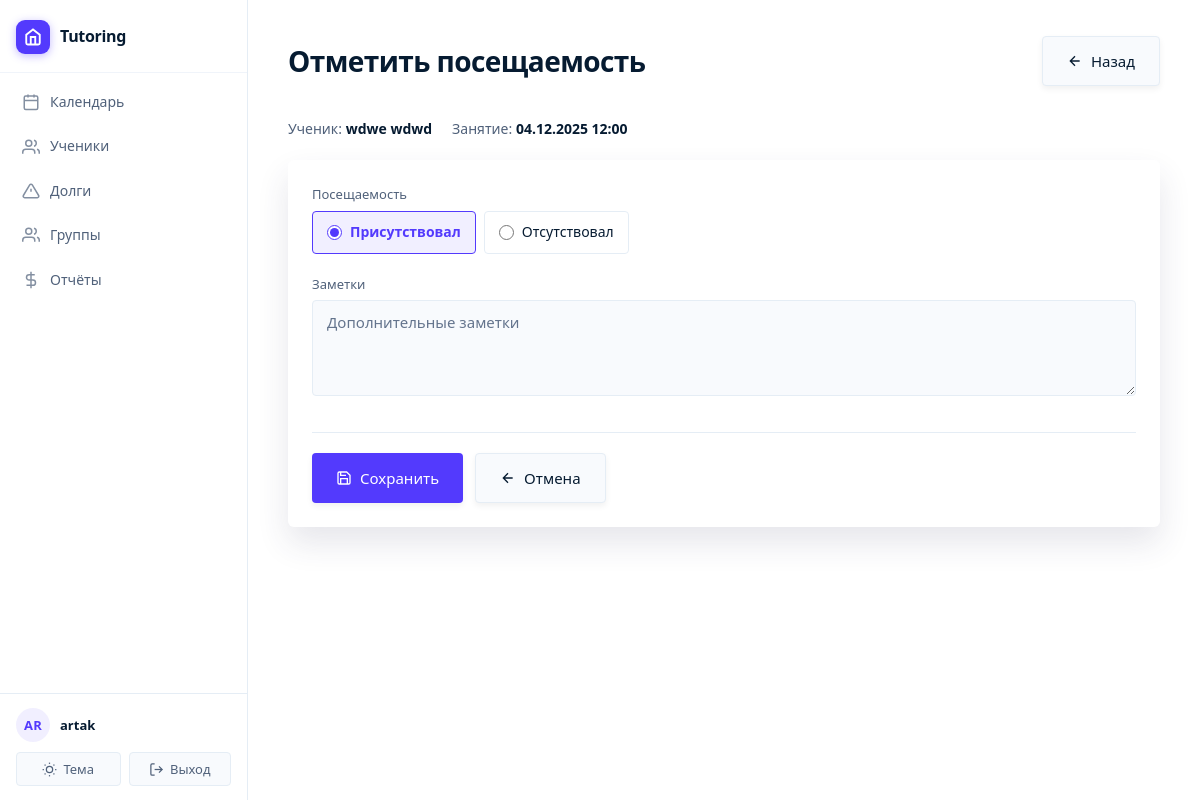
The app's page /lesson/14/attendance/14/ (signed in) with its own data.
### main/models.py (models this page shows, shortened)
class Student(models.Model):
    tutor = models.ForeignKey(Tutor, on_delete=models.CASCADE, related_name='students', verbose_name='Репетитор')
    groups = models.ManyToManyField(StudentGroup, related_name='students', blank=True, verbose_name='Группы')
    first_name = models.CharField(max_length=100, verbose_name='Имя')
    last_name = models.CharField(max_length=100, verbose_name='Фамилия')
    phone = models.CharField(max_length=20, blank=True, null=True, verbose_name='Телефон')
    telegram = models.CharField(max_length=20, blank=True, null=True, verbose_name='Телеграм')
    created_at = models.DateTimeField(auto_now_add=True, verbose_name='Дата создания')
    updated_at = models.DateTimeField(auto_now=True, verbose_name='Дата обновления')
    grade = models.CharField(max_length=10, blank=True, null=True, verbose_name='Класс')
    notes = models.TextField(blank=True, verbose_name='Заметки')
    is_active = models.BooleanField(default=True, verbose_name='Активен')
    default_price = models.DecimalField(
        max_digits=10,
        decimal_places=2,
        null=True,
        blank=True,
        verbose_name='Цена по умолчанию'
    )
    prepaid_balance = models.DecimalField(
        max_digits=10,
        decimal_places=2,
        default=Decimal('0.00'),
        verbose_name='Баланс предоплаты'
    )
    class Meta:
        verbose_name = 'Ученик'
        verbose_name_plural = 'Ученики'
        ordering = ['last_name', 'first_name']
    def __str__(self):
        return f"{self.last_name} {self.first_name}"

class Lesson(models.Model):
    STATUS_CHOICES = [
        ('scheduled', 'Запланировано'),
        ('cancelled', 'Отменено'),
    ]
    CANCELLATION_REASON_CHOICES = [
        ('air_alert', 'Воздушная тревога / атака БПЛ'),
        ('student_sick', 'Ученик заболел'),
        ('tutor_sick', 'Репетитор заболел'),
        ('student_request', 'Просьба ученика'),
        ('rescheduled', 'Перенос'),
        ('other', 'Другое'),
    ]
    tutor = models.ForeignKey(Tutor, on_delete=models.CASCADE, related_name='lessons', verbose_name='Репетитор')
    students = models.ManyToManyField(Student, related_name='lessons', verbose_name='Ученики')
    date = models.DateField(verbose_name='Дата')
    time = models.TimeField(verbose_name='Время')
    duration = models.IntegerField(default=60, validators=[MinValueValidator(1)], verbose_name='Длительность (минуты)')
    lesson_price = models.DecimalField(max_digits=10, decimal_places=2, default=Decimal('0.00'), validators=[MinValueValidator(Decimal('0.00'))], verbose_name='Стоимость занятия (за одного ученика)')
    subject = models.CharField(max_length=200, blank=True, verbose_name='Предмет/Тема')
    notes = models.TextField(blank=True, verbose_name='Заметки')
    created_at = models.DateTimeField(auto_now_add=True, verbose_name='Дата создания')
    updated_at = models.DateTimeField(auto_now=True, verbose_name='Дата обновления')
    status = models.CharField(max_length=20, choices=STATUS_CHOICES, default='scheduled', verbose_name='Статус')
    cancellation_reason = models.CharField(max_length=30, choices=CANCELLATION_REASON_CHOICES, blank=True, verbose_name='Причина отмены')
    cancellation_note = models.TextField(blank=True, verbose_name='Заметка об отмене')
    class Meta:
        verbose_name = 'Занятие'
        verbose_name_plural = 'Занятия'
        ordering = ['-date', '-time']

### main/views.py (the view)
# urls.py: path('lesson/<int:lesson_pk>/attendance/<int:student_pk>/', views.mark_attendance, name='mark_attendance'),
@login_required
def mark_attendance(request, lesson_pk, student_pk):
    tutor = get_tutor(request)
    if not tutor:
        messages.error(request, 'Профиль репетитора не найден.')
        return redirect('calendar')
    lesson = get_object_or_404(Lesson, pk=lesson_pk, tutor=tutor)
    student = get_object_or_404(Student, pk=student_pk, tutor=tutor)
    if student not in lesson.students.all():
        messages.error(request, 'Этот ученик не назначен на данное занятие.')
        return redirect('lesson_detail', pk=lesson_pk)
    try:
        attendance = Attendance.objects.get(lesson=lesson, student=student)
        is_new = False
    except Attendance.DoesNotExist:
        attendance = None
        is_new = True
    if request.method == 'POST':
        if is_new:
            form = AttendanceForm(request.POST)
            if form.is_valid():
                attendance = form.save(commit=False)
                attendance.lesson = lesson
                attendance.student = student
                attendance.save()
                if attendance.status == 'present':
                    student.try_auto_pay_lesson(lesson)
                elif attendance.status == 'absent':
                    payments_to_delete = Payment.objects.filter(lesson=lesson, student=student)
                    if payments_to_delete.exists():
                        payments_to_delete.delete()
                        messages.info(request, f'Оплаты за занятие удалены, так как ученик отсутствовал.')
                messages.success(request, f'Посещаемость для {student} отмечена.')
                return redirect('lesson_detail', pk=lesson_pk)
        else:
            previous_status = attendance.status
            form = AttendanceForm(request.POST, instance=attendance)
            if form.is_valid():
                updated_attendance = form.save()
                if updated_attendance.status == 'present':
                    student.try_auto_pay_lesson(lesson)
                elif previous_status == 'present' and updated_attendance.status != 'present':
                    student.refund_balance_payment_for_lesson(lesson)
                    payments_to_delete = Payment.objects.filter(lesson=lesson, student=student)
                    if payments_to_delete.exists():
                        payments_to_delete.delete()
                        messages.info(request, f'Оплаты за занятие удалены, так как ученик отсутствовал.')
                messages.success(request, f'Посещаемость для {student} обновлена.')
                return redirect('lesson_detail', pk=lesson_pk)
    else:
        if is_new:
            form = AttendanceForm(initial={'status': 'present'})
        else:
            form = AttendanceForm(instance=attendance)
    return render(request, 'main/mark_attendance.html', {
        'form': form,
        'lesson': lesson,
        'student': student,
        'attendance': attendance,
        'is_new': is_new
    })

### main/templates/main/mark_attendance.html (shortened to what this page needs)
{% extends 'main/base.html' %}
{% block content %}
<div class="page-header">
    <h1>Отметить посещаемость</h1>
    <div class="page-actions">
        <a href="{% url 'lesson_detail' lesson.pk %}" class="btn btn-secondary">
            <svg width="16" height="16" viewBox="0 0 24 24" fill="none" stroke="currentColor" stroke-width="2">
                <path d="M19 12H5M12 19l-7-7 7-7"/>
            </svg>
            Назад
        </a>
    </div>
</div>
<div class="form-meta">
    <span>Ученик: <strong>{{ student }}</strong></span>
    <span>Занятие: <strong>{{ lesson.date|date:"d.m.Y" }} {{ lesson.time|time:"H:i" }}</strong></span>
</div>
<div class="card">
<form method="post">
    <div class="form-group">
        <label class="form-label">{{ form.status.label }}</label>
        <div class="radio-group">
            {% for radio in form.status %}
                <label class="radio-option" for="{{ radio.id_for_label }}">
                    {{ radio.tag }}
                    <span>{{ radio.choice_label }}</span>
                </label>
            {% endfor %}
        </div>
    </div>
    <div class="form-group">
        <label class="form-label" for="{{ form.notes.id_for_label }}">{{ form.notes.label }}</label>
        {{ form.notes }}
    </div>
    <div class="form-actions">
        <button type="submit" class="btn">
            <svg width="16" height="16" viewBox="0 0 24 24" fill="none" stroke="currentColor" stroke-width="2">
                <path d="M19 21H5a2 2 0 0 1-2-2V5a2 2 0 0 1 2-2h11l5 5v11a2 2 0 0 1-2 2z"/>
                <polyline points="17 21 17 13 7 13 7 21"/>
                <polyline points="7 3 7 8 15 8"/>
            </svg>
            Сохранить
        </button>
        <a href="{% url 'lesson_detail' lesson.pk %}" class="btn btn-secondary">
            <svg width="16" height="16" viewBox="0 0 24 24" fill="none" stroke="currentColor" stroke-width="2">
                <path d="M19 12H5M12 19l-7-7 7-7"/>
            </svg>
            Отмена
        </a>
    </div>
</form>
</div>
{% endblock %}

### main/templates/main/base.html (shortened to what this page needs)
{% load static %}
<!DOCTYPE html>
<html lang="ru">
<head>
    <link rel="stylesheet" href="{% static 'css/main.css' %}">
</head>
<body>
    <div class="app-layout">
        <aside class="sidebar" id="sidebar">
            <div class="sidebar-header">
                <a href="{% url 'calendar' %}" class="sidebar-logo">
                    <div class="sidebar-logo-mark">
                        <svg viewBox="0 0 24 24" fill="none" stroke="currentColor" stroke-width="2.5">
                            <path d="M3 9l9-7 9 7v11a2 2 0 0 1-2 2H5a2 2 0 0 1-2-2z"/>
                            <polyline points="9 22 9 12 15 12 15 22"/>
                        </svg>
                    </div>
                    <span class="sidebar-logo-text">Tutoring</span>
                </a>
            </div>
            <div class="sidebar-main">
                {% if user.is_authenticated %}
                    <nav class="sidebar-nav">
                        <a href="{% url 'calendar' %}" {% if request.resolver_match.url_name == 'calendar' %}class="active"{% endif %}>
                            <svg viewBox="0 0 24 24" fill="none" stroke="currentColor" stroke-width="2">
                                <rect x="3" y="4" width="18" height="18" rx="2" ry="2"/>
                                <line x1="16" y1="2" x2="16" y2="6"/>
                                <line x1="8" y1="2" x2="8" y2="6"/>
                                <line x1="3" y1="10" x2="21" y2="10"/>
                            </svg>
                            <span>Календарь</span>
                        </a>
                        <a href="{% url 'student_list' %}" >
                            <svg viewBox="0 0 24 24" fill="none" stroke="currentColor" stroke-width="2">
                                <path d="M17 21v-2a4 4 0 0 0-4-4H5a4 4 0 0 0-4 4v2"/>
                                <circle cx="9" cy="7" r="4"/>
                                <path d="M23 21v-2a4 4 0 0 0-3-3.87M16 3.13a4 4 0 0 1 0 7.75"/>
                            </svg>
                            <span>Ученики</span>
                        </a>
                        <a href="{% url 'students_debt_list' %}" {% if request.resolver_match.url_name == 'students_debt_list' %}class="active"{% endif %}>
                            <svg viewBox="0 0 24 24" fill="none" stroke="currentColor" stroke-width="2">
                                <path d="M10.29 3.86L1.82 18a2 2 0 0 0 1.71 3h16.94a2 2 0 0 0 1.71-3L13.71 3.86a2 2 0 0 0-3.42 0z"/>
                                <line x1="12" y1="9" x2="12" y2="13"/>
                                <line x1="12" y1="17" x2="12.01" y2="17"/>
                            </svg>
                            <span>Долги</span>
                        </a>
                        <a href="{% url 'group_list' %}" {% if 'group' in request.resolver_match.url_name %}class="active"{% endif %}>
                            <svg viewBox="0 0 24 24" fill="none" stroke="currentColor" stroke-width="2">
                                <path d="M17 21v-2a4 4 0 0 0-4-4H5a4 4 0 0 0-4 4v2"/>
                                <circle cx="9" cy="7" r="4"/>
                                <path d="M23 21v-2a4 4 0 0 0-3-3.87"/>
                                <path d="M16 3.13a4 4 0 0 1 0 7.75"/>
                            </svg>
                            <span>Группы</span>
                        </a>
                        <a href="{% url 'profit_report' %}" {% if request.resolver_match.url_name == 'profit_report' %}class="active"{% endif %}>
                            <svg viewBox="0 0 24 24" fill="none" stroke="currentColor" stroke-width="2">
                                <line x1="12" y1="1" x2="12" y2="23"/>
                                <path d="M17 5H9.5a3.5 3.5 0 0 0 0 7h5a3.5 3.5 0 0 1 0 7H6"/>
                            </svg>
                            <span>Отчёты</span>
                        </a>
                    </nav>
                {% endif %}
            </div>
            {% if user.is_authenticated %}
            <div class="sidebar-footer">
                <div class="sidebar-user-row">
                    <div class="sidebar-avatar">{{ user.get_full_name|default:user.username|slice:":2"|upper }}</div>
                    <div class="sidebar-user-info">
                        <div class="sidebar-user-name">{{ user.get_full_name|default:user.username }}</div>
                    </div>
                </div>
                <div class="sidebar-footer-actions">
                    <button class="theme-toggle" id="theme-toggle" aria-label="Переключить тему">
                        Тема
                    </button>
                    <form method="post" action="{% url 'logout' %}" style="flex: 1; display: flex;">
                        <button type="submit" class="sidebar-logout-btn">
                            <svg viewBox="0 0 24 24" fill="none" stroke="currentColor" stroke-width="2">
                                <path d="M9 21H5a2 2 0 0 1-2-2V5a2 2 0 0 1 2-2h4"/>
                                <polyline points="16 17 21 12 16 7"/>
                                <line x1="21" y1="12" x2="9" y2="12"/>
                            </svg>
                            Выход
                        </button>
                    </form>
                </div>
            </div>
            {% endif %}
        </aside>
        <main class="main-shell">
            <div class="main-inner">
                {% block content %}{% endblock %}
            </div>
        </main>
    </div>
</body>
</html>

### records on screen
Student: last_name+first_name "wdwe wdwd"
Lesson: date "04.12.2025", time "12:00"

### other values on screen
{{ user.get_full_name|default:user.username|slice:":2"|upper }} "AR"
{{ user.get_full_name|default:user.username }} "artak"
{{ radio.choice_label }} "Присутствовал" "Отсутствовал"
